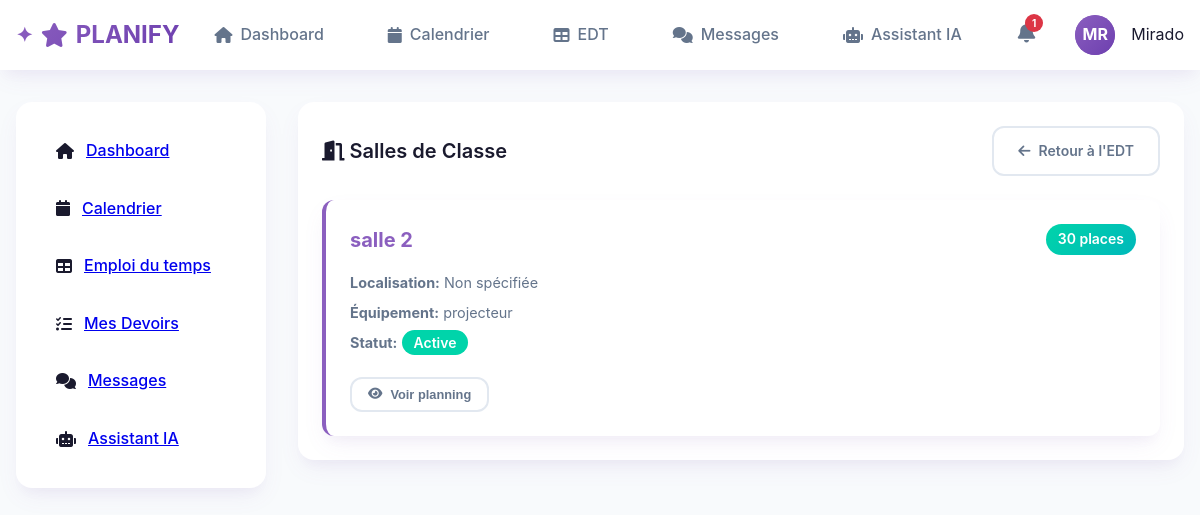
Page /classrooms (signed in) on the committed database.
### models/user.py (models this page shows, shortened)
class User(UserMixin, db.Model):
    __tablename__ = 'users'
    id = db.Column(db.Integer, primary_key=True)
    email = db.Column(db.String(120), unique=True, nullable=False)
    password_hash = db.Column(db.String(256), nullable=False)
    nom = db.Column(db.String(64), nullable=False)
    prenom = db.Column(db.String(64), nullable=False)
    role = db.Column(db.String(20), nullable=False)  # admin, professeur, eleve
    photo = db.Column(db.String(256), default='default.jpg')
    created_at = db.Column(db.DateTime, default=datetime.utcnow)
    is_active = db.Column(db.Boolean, default=True)
    profile_photo = db.Column(db.String(255), nullable=True)
    bio = db.Column(db.Text, nullable=True)
    phone = db.Column(db.String(20), nullable=True)
    birth_date = db.Column(db.Date, nullable=True)
    email_notifications = db.Column(db.Boolean, default=True)
    homework_reminders = db.Column(db.Boolean, default=True)
    theme = db.Column(db.String(10), default='light')  # light, dark, auto
    language = db.Column(db.String(5), default='fr')
    events = db.relationship('Event', backref='author', lazy='dynamic')
    courses_teaching = db.relationship('Course', backref='teacher', lazy='dynamic')
    sent_messages = db.relationship('Message', foreign_keys='Message.sender_id', backref='sender', lazy='dynamic')
    chats_started = db.relationship('ChatRoom', foreign_keys='ChatRoom.user1_id', backref='user1', lazy='dynamic')
    chats_received = db.relationship('ChatRoom', foreign_keys='ChatRoom.user2_id', backref='user2', lazy='dynamic')
    ai_chats = db.relationship('AIChat', backref='user', lazy='dynamic')
    def is_admin(self):
        return self.role == 'admin'
    def get_initials(self):
        return f"{self.prenom[0]}{self.nom[0]}".upper()

### models/edt.py (models this page shows, shortened)
class Classroom(db.Model):
    __tablename__ = 'classrooms'
    id = db.Column(db.Integer, primary_key=True)
    name = db.Column(db.String(64), nullable=False, unique=True)
    capacity = db.Column(db.Integer, nullable=False)
    equipment = db.Column(db.Text)
    location = db.Column(db.String(128))
    is_active = db.Column(db.Boolean, default=True)
    created_at = db.Column(db.DateTime, default=datetime.utcnow)
    courses = db.relationship('Course', backref='classroom', lazy='dynamic')

### app.py (the view)
@app.route('/classrooms')
@login_required
def classrooms():
    classrooms = Classroom.query.all()
    return render_template('classrooms.html', classrooms=classrooms)

### app.py (called while the page is built)
@login_manager.user_loader
def load_user(user_id):
    return User.query.get(int(user_id))

### templates/classrooms.html (shortened to what this page needs)
{% extends "base.html" %}
{% block content %}
<div class="card">
    <div class="card-header">
        <h1 class="card-title">
            <i class="fas fa-door-open"></i>
            Salles de Classe
        </h1>
        <a href="{{ url_for('edt') }}" class="btn btn-outline">
            <i class="fas fa-arrow-left"></i>
            Retour à l'EDT
        </a>
    </div>
    <div class="classrooms-grid">
        {% for classroom in classrooms %}
        <div class="classroom-card">
            <div class="classroom-header">
                <h3>{{ classroom.name }}</h3>
                <span class="capacity-badge">{{ classroom.capacity }} places</span>
            </div>
            <div class="classroom-info">
                <p><strong>Localisation:</strong> {{ classroom.location or "Non spécifiée" }}</p>
                <p><strong>Équipement:</strong> {{ classroom.equipment or "Aucun équipement spécifique" }}</p>
                <p><strong>Statut:</strong>
                    <span class="status-badge status-{{ 'active' if classroom.is_active else 'inactive' }}">
                        {{ 'Active' if classroom.is_active else 'Inactive' }}
                    </span>
                </p>
            </div>
            <div class="classroom-actions">
                <button class="btn btn-outline btn-sm">
                    <i class="fas fa-eye"></i>
                    Voir planning
                </button>
            </div>
        </div>
        {% endfor %}
    </div>
</div>
{% endblock %}

### templates/base.html (shortened to what this page needs)
<!DOCTYPE html>
<html lang="fr">
<head>
    <link rel="stylesheet" href="{{ url_for('static', filename='css/style.css') }}">
    <link href="https://cdnjs.cloudflare.com/ajax/libs/font-awesome/6.0.0/css/all.min.css" rel="stylesheet">
</head>
<body>
    <nav class="navbar">
        <div class="navbar-container">
            <div class="logo">
                <i class="fas fa-star"></i>
                PLANIFY
            </div>
            {% if current_user.is_authenticated %}
            <div class="nav-links">
                <a href="{{ url_for('dashboard') }}" class="nav-link {% if request.endpoint == 'dashboard' %}active{% endif %}">
                    <i class="fas fa-home"></i>
                    Dashboard
                </a>
                <a href="{{ url_for('calendar') }}" class="nav-link {% if request.endpoint == 'calendar' %}active{% endif %}">
                    <i class="fas fa-calendar"></i>
                    Calendrier
                </a>
                <a href="{{ url_for('edt') }}" class="nav-link {% if request.endpoint == 'edt' %}active{% endif %}">
                    <i class="fas fa-table"></i>
                    EDT
                </a>
                <a href="{{ url_for('chat_inbox') }}" class="nav-link {% if request.endpoint == 'chat_inbox' %}active{% endif %}">
                    <i class="fas fa-comments"></i>
                    Messages
                </a>
                <a href="{{ url_for('ai_chat') }}" class="nav-link {% if request.endpoint == 'ai_chat' %}active{% endif %}">
                    <i class="fas fa-robot"></i>
                    Assistant IA
                </a>
                {% if current_user.role == 'eleve' %}
                {% include 'notifications.html' %}
                {% endif %}
                <div class="user-menu">
                    <div class="user-avatar" onclick="toggleUserDropdown()">
                        {% if current_user.profile_photo %}
                        <img src="{{ url_for('static', filename='uploads/profiles/' + current_user.profile_photo) }}"
                             alt="Photo de profil" class="profile-photo">
                        {% else %}
                        <div class="avatar-initials">{{ current_user.get_initials() }}</div>
                        {% endif %}
                    </div>
                    <span class="user-name">{{ current_user.prenom }}</span>
                </div>
            </div>
            {% endif %}
        </div>
    </nav>
    <div class="main-container">
        {% if current_user.is_authenticated %}
        <aside class="sidebar">
            <ul class="sidebar-menu">
                <li class="sidebar-item {% if request.endpoint == 'dashboard' %}active{% endif %}">
                    <i class="fas fa-home"></i>
                    <a href="{{ url_for('dashboard') }}">Dashboard</a>
                </li>
                <li class="sidebar-item {% if request.endpoint == 'calendar' %}active{% endif %}">
                    <i class="fas fa-calendar"></i>
                    <a href="{{ url_for('calendar') }}">Calendrier</a>
                </li>
                <li class="sidebar-item {% if request.endpoint == 'edt' %}active{% endif %}">
                    <i class="fas fa-table"></i>
                    <a href="{{ url_for('edt') }}">Emploi du temps</a>
                </li>
                {% if current_user.role in ['eleve', 'professeur', 'admin'] %}
                <li class="sidebar-item {% if request.endpoint in ['homework', 'homework_detail'] %}active{% endif %}">
                    <i class="fas fa-tasks"></i>
                    <a href="{{ url_for('homework') }}">
                        {% if current_user.role == 'admin' %}Gestion Devoirs{% else %}Mes Devoirs{% endif %}
                    </a>
                </li>
                {% endif %}
                <li class="sidebar-item {% if request.endpoint == 'chat_inbox' %}active{% endif %}">
                    <i class="fas fa-comments"></i>
                    <a href="{{ url_for('chat_inbox') }}">Messages</a>
                </li>
                <li class="sidebar-item {% if request.endpoint == 'ai_chat' %}active{% endif %}">
                    <i class="fas fa-robot"></i>
                    <a href="{{ url_for('ai_chat') }}">Assistant IA</a>
                </li>
            </ul>
        </aside>
        {% endif %}
        <main class="content">
            {% block content %}{% endblock %}
        </main>
    </div>
</body>
</html>

### static/css/style.css (style rules this page uses)
:root { --primary: #8B5FBF; --primary-dark: #6D3FAF; --secondary: #FF6B9D; --accent: #00D4AA; --dark: #1A1A2E; --light: #F8FAFC; --gray: #64748B; --gray-light: #E2E8F0; --gradient-primary: linear-gradient(135deg, #8B5FBF 0%, #6D3FAF 100%); --gradient-secondary: linear-gradient(135deg, #FF6B9D 0%, #FF8E53 100%); --gradient-accent: linear-gradient(135deg, #00D4AA 0%, #00B8BA 100%); --shadow: 0 10px 25px -5px rgba(139, 95, 191, 0.1), 0 10px 10px -5px rgba(139, 95, 191, 0.04); --shadow-lg: 0 20px 25px -5px rgba(139, 95, 191, 0.1), 0 10px 10px -5px rgba(139, 95, 191, 0.04); --border-radius: 12px; --border-radius-lg: 16px; }
* { margin: 0; padding: 0; box-sizing: border-box; }
body { font-family: 'Inter', -apple-system, BlinkMacSystemFont, sans-serif; background: var(--light); color: var(--dark); line-height: 1.6; }
.navbar { background: white; box-shadow: var(--shadow); position: sticky; top: 0; z-index: 1000; }
.navbar-container { max-width: 1200px; margin: 0 auto; padding: 0 1rem; display: flex; justify-content: space-between; align-items: center; height: 70px; }
.logo { font-size: 1.5rem; font-weight: 700; background: var(--gradient-primary); -webkit-background-clip: text; -webkit-text-fill-color: transparent; background-clip: text; display: flex; align-items: center; gap: 0.5rem; }
.logo::before { content: "✦"; font-size: 1.25rem; }
.nav-links { display: flex; gap: 2rem; align-items: center; }
.nav-link { text-decoration: none; color: var(--gray); font-weight: 500; padding: 0.5rem 1rem; border-radius: var(--border-radius); transition: all 0.3s ease; display: flex; align-items: center; gap: 0.5rem; }
.user-menu { display: flex; align-items: center; gap: 1rem; }
.user-avatar { width: 40px; height: 40px; border-radius: 50%; background: var(--gradient-primary); display: flex; align-items: center; justify-content: center; color: white; font-weight: 600; font-size: 0.875rem; }
.main-container { max-width: 1200px; margin: 2rem auto; padding: 0 1rem; display: grid; grid-template-columns: 250px 1fr; gap: 2rem; }
.sidebar { background: white; border-radius: var(--border-radius-lg); padding: 1.5rem; box-shadow: var(--shadow); height: fit-content; }
.sidebar-menu { list-style: none; display: flex; flex-direction: column; gap: 0.5rem; }
.sidebar-item { padding: 0.75rem 1rem; border-radius: var(--border-radius); cursor: pointer; transition: all 0.3s ease; display: flex; align-items: center; gap: 0.75rem; font-weight: 500; text-decoration: none; color: inherit; }
.content { min-height: 80vh; }
.card { background: white; border-radius: var(--border-radius-lg); padding: 1.5rem; box-shadow: var(--shadow); margin-bottom: 1.5rem; }
.card-header { display: flex; justify-content: space-between; align-items: center; margin-bottom: 1rem; }
.card-title { font-size: 1.25rem; font-weight: 600; color: var(--dark); }
.btn { padding: 0.75rem 1.5rem; border: none; border-radius: var(--border-radius); font-weight: 600; cursor: pointer; transition: all 0.3s ease; text-decoration: none; display: inline-flex; align-items: center; gap: 0.5rem; font-size: 0.875rem; }
.btn-outline { background: transparent; border: 2px solid var(--gray-light); color: var(--gray); }

### templates/base.html (style rules this page uses)
.user-avatar { position: relative; cursor: pointer; width: 40px; height: 40px; border-radius: 50%; overflow: hidden; display: flex; align-items: center; justify-content: center; transition: all 0.3s ease; }
.avatar-initials { background: var(--gradient-primary); color: white; font-weight: 700; font-size: 1rem; width: 100%; height: 100%; display: flex; align-items: center; justify-content: center; border-radius: 50%; }
.user-menu { position: relative; }

### rows in the picture
User: get_initials "MR", prenom "Mirado"
Classroom: name "salle 2", capacity "30", location "Non spécifiée", equipment "projecteur", is_active "Active"
